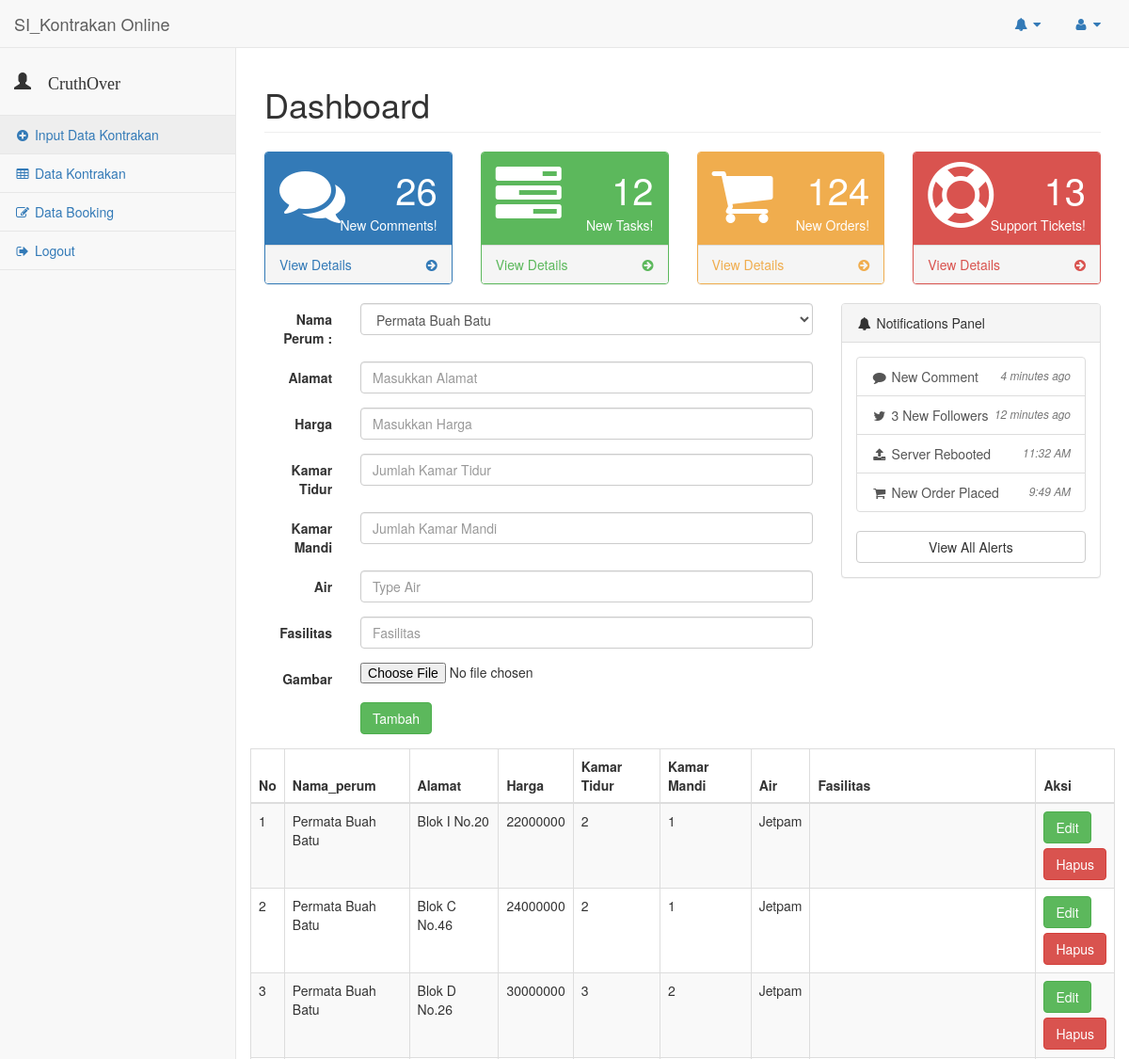
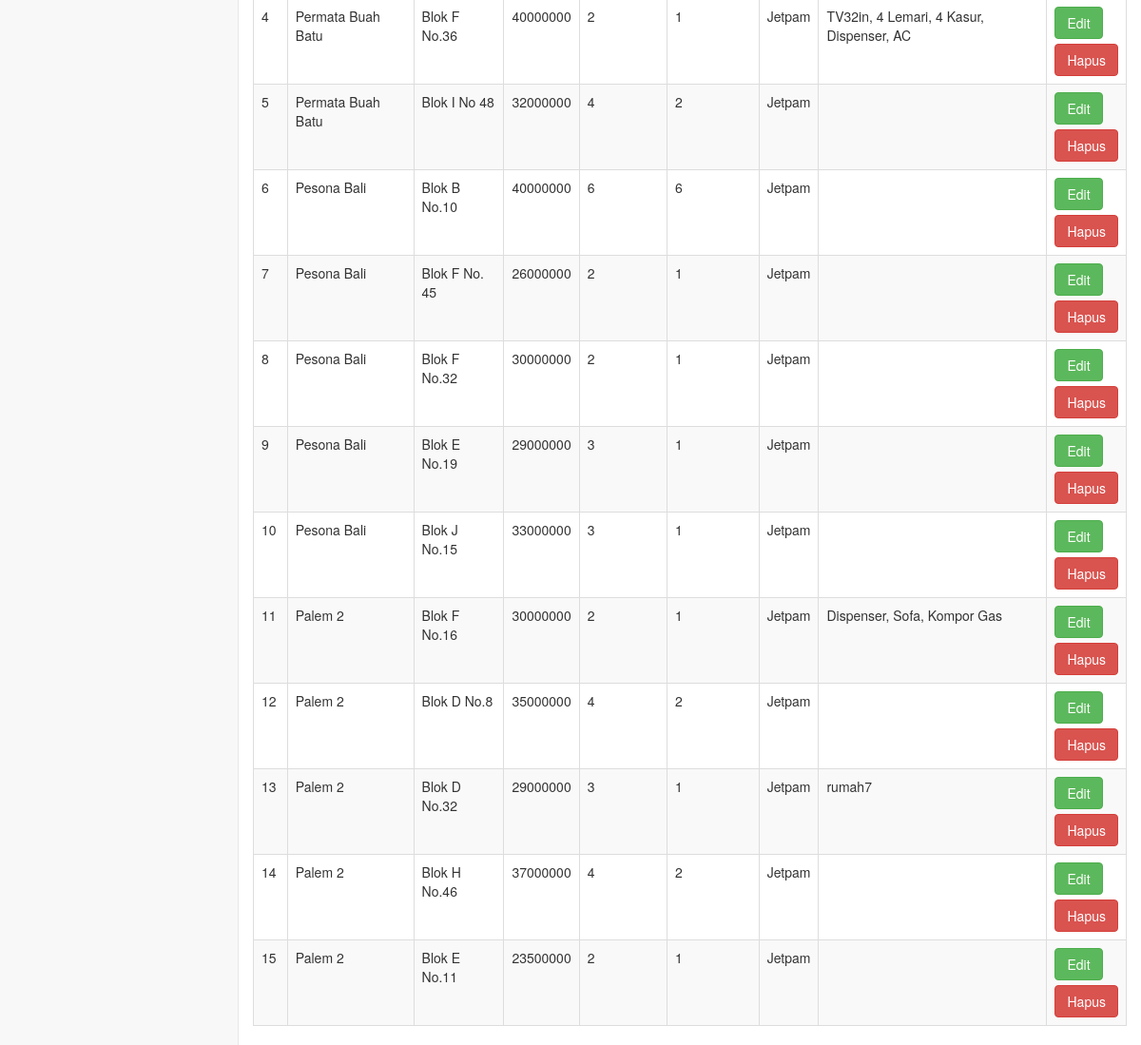
Screenshot of /Owner/pages/index.php (signed in) with the database file from the repository (2 pictures, top to bottom).
### tables this page shows
CREATE TABLE `rumah_kontrakan` (
  `id_rumah` int(11) NOT NULL,
  `id_perum` int(11) NOT NULL,
  `alamat` varchar(40) NOT NULL,
  `harga` int(10) NOT NULL,
  `kmr_tidur` int(10) NOT NULL,
  `kmr_mandi` int(10) NOT NULL,
  `air` varchar(35) NOT NULL,
  `fasilitas` varchar(40) NOT NULL,
  `gambar` varchar(40) NOT NULL,
  `username` varchar(40) NOT NULL
);

CREATE TABLE `perumahan` (
  `id_perum` int(11) NOT NULL,
  `nama_perum` varchar(40) NOT NULL
);

### Owner/pages/index.php (the view, shortened to what this page needs)
<?php session_start(); include ("session.php"); ?>
<!DOCTYPE html>
<html lang="en">
<head>
    <link href="../vendor/bootstrap/css/bootstrap.min.css" rel="stylesheet">
    <link href="../dist/css/sb-admin-2.css" rel="stylesheet">
    <link href="../vendor/font-awesome/css/font-awesome.min.css" rel="stylesheet" type="text/css">
</head>
<body>
    <div id="wrapper">
        <nav class="navbar navbar-default navbar-static-top" role="navigation" style="margin-bottom: 0">
            <div class="navbar-header">
                <a class="navbar-brand" href="index.php">SI_Kontrakan Online</a>
            </div>
            <ul class="nav navbar-top-links navbar-right">
                <li class="dropdown">
                    <a class="dropdown-toggle" data-toggle="dropdown" href="#">
                        <i class="fa fa-bell fa-fw"></i> <i class="fa fa-caret-down"></i>
                    </a>
                </li>
                <li class="dropdown">
                    <a class="dropdown-toggle" data-toggle="dropdown" href="#">
                        <i class="fa fa-user fa-fw"></i> <i class="fa fa-caret-down"></i>
                    </a>
                </li>
            </ul>
            <div class="navbar-default sidebar" role="navigation">
                <div class="sidebar-nav navbar-collapse">
                    <ul class="nav" id="side-menu">
                        <li class="sidebar-search">
							<h4><span class="glyphicon glyphicon-user">
							<?php echo $_SESSION['owner'] ?></span></h4>
                        </li>
                        <li>
                            <a href="index.php"><i class="fa fa-plus-circle fa-fw"></i> Input Data Kontrakan</a>
                        </li>
                        <li>
                            <a href="tables.php"><i class="fa fa-table fa-fw"></i> Data Kontrakan</a>
                        </li>
                        <li>
                            <a href="forms.php"><i class="fa fa-edit fa-fw"></i> Data Booking</a>
                        </li>
						<li>
                            <a href="logout.php"><i class="fa fa-sign-out fa-fw"></i> Logout</a>
                        </li>
                    </ul>
                </div>
            </div>
        </nav>
        <div id="page-wrapper">
            <div class="row">
                <div class="col-lg-12">
                    <h1 class="page-header">Dashboard</h1>
                </div>
            </div>
            <div class="row">
                <div class="col-lg-3 col-md-6">
                    <div class="panel panel-primary">
                        <div class="panel-heading">
                            <div class="row">
                                <div class="col-xs-3">
                                    <i class="fa fa-comments fa-5x"></i>
                                </div>
                                <div class="col-xs-9 text-right">
                                    <div class="huge">26</div>
                                    <div>New Comments!</div>
                                </div>
                            </div>
                        </div>
                        <a href="#">
                            <div class="panel-footer">
                                <span class="pull-left">View Details</span>
                                <span class="pull-right"><i class="fa fa-arrow-circle-right"></i></span>
                                <div class="clearfix"></div>
                            </div>
                        </a>
                    </div>
                </div>
                <div class="col-lg-3 col-md-6">
                    <div class="panel panel-green">
                        <div class="panel-heading">
                            <div class="row">
                                <div class="col-xs-3">
                                    <i class="fa fa-tasks fa-5x"></i>
                                </div>
                                <div class="col-xs-9 text-right">
                                    <div class="huge">12</div>
                                    <div>New Tasks!</div>
                                </div>
                            </div>
                        </div>
                        <a href="#">
                            <div class="panel-footer">
                                <span class="pull-left">View Details</span>
                                <span class="pull-right"><i class="fa fa-arrow-circle-right"></i></span>
                                <div class="clearfix"></div>
                            </div>
                        </a>
                    </div>
                </div>
                <div class="col-lg-3 col-md-6">
                    <div class="panel panel-yellow">
                        <div class="panel-heading">
                            <div class="row">
                                <div class="col-xs-3">
                                    <i class="fa fa-shopping-cart fa-5x"></i>
                                </div>
                                <div class="col-xs-9 text-right">
                                    <div class="huge">124</div>
                                    <div>New Orders!</div>
                                </div>
                            </div>
                        </div>
                        <a href="#">
                            <div class="panel-footer">
                                <span class="pull-left">View Details</span>
                                <span class="pull-right"><i class="fa fa-arrow-circle-right"></i></span>
                                <div class="clearfix"></div>
                            </div>
                        </a>
                    </div>
                </div>
                <div class="col-lg-3 col-md-6">
                    <div class="panel panel-red">
                        <div class="panel-heading">
                            <div class="row">
                                <div class="col-xs-3">
                                    <i class="fa fa-support fa-5x"></i>
                                </div>
                                <div class="col-xs-9 text-right">
                                    <div class="huge">13</div>
                                    <div>Support Tickets!</div>
                                </div>
                            </div>
                        </div>
                        <a href="#">
                            <div class="panel-footer">
                                <span class="pull-left">View Details</span>
                                <span class="pull-right"><i class="fa fa-arrow-circle-right"></i></span>
                                <div class="clearfix"></div>
                            </div>
                        </a>
                    </div>
                </div>
            </div>
            <div class="row">
				<form class="form-horizontal" method="POST">
                <div class="col-lg-8">
					<div class="form-group">
						<div class="control-label col-sm-2" for="username"><b>Nama Perum : </b></div>
						<div class="col-sm-10">
						<?php
							$sql = mysqli_query($conn, "SELECT * FROM perumahan");
							?>
							<select name="Data" class="form-control"><?php
							while($data = mysqli_fetch_array($sql)){
								echo "<option value=".$data['id_perum'].">". $data['nama_perum'] ."</option>";
							}?>
							</select>
						</div>
					</div>
					<div class="form-group">
						<label class="control-label col-sm-2" for="alamat"><b>Alamat </b></label>
						<div class="col-sm-10">
							<input type="text" class="form-control" name="alamat" id="alamat" placeholder="Masukkan Alamat">
						</div>
					</div>
					<div class="form-group">
						<label class="control-label col-sm-2" for="harga"><b>Harga </b></label>
						<div class="col-sm-10">
							<input type="number" class="form-control" name="harga" id="harga" placeholder="Masukkan Harga">
						</div>
					</div>
					<div class="form-group">
						<label class="control-label col-sm-2" for="kmr_tidur"><b>Kamar Tidur </b></label>
						<div class="col-sm-10">
							<input type="number" class="form-control" name="kmr_tidur" id="kmr_tidur" placeholder="Jumlah Kamar Tidur">
						</div>
					</div>
					<div class="form-group">
						<label class="control-label col-sm-2" for="kmr_mandi"><b>Kamar Mandi </b></label>
						<div class="col-sm-10">
							<input type="number" class="form-control" name="kmr_mandi" id="kmr_mandi" placeholder="Jumlah Kamar Mandi">
						</div>
					</div>
					<div class="form-group">
						<label class="control-label col-sm-2" for="air"><b>Air </b></label>
						<div class="col-sm-10">
							<input type="text" class="form-control" name="air" id="air" placeholder="Type Air">
						</div>
					</div>
					<div class="form-group">
						<label class="control-label col-sm-2" for="fasilitas"><b>Fasilitas </b></label>
						<div class="col-sm-10">
							<input type="text" class="form-control" name="fasilitas" id="fasilitas" placeholder="Fasilitas">
						</div>
					</div>
					<div class="form-group">
						<label class="control-label col-sm-2" for="fasilitas"><b>Gambar </b></label>
						<div class="col-sm-10">
							<input type="file" name="imageUpload" id="imageUpload" placeholder="Fasilitas">
						</div>
					</div>
					<div class="form-group">
						<div class="col-sm-offset-2 col-sm-10">
							<button type="submit" class="btn btn-success" name="tambah">Tambah</button>
						</div>
					</div>
                </div>
				</form>
                <div class="col-lg-4">
                    <div class="panel panel-default">
                        <div class="panel-heading">
                            <i class="fa fa-bell fa-fw"></i> Notifications Panel
                        </div>
                        <div class="panel-body">
                            <div class="list-group">
                                <a href="#" class="list-group-item">
                                    <i class="fa fa-comment fa-fw"></i> New Comment
                                    <span class="pull-right text-muted small"><em>4 minutes ago</em>
                                    </span>
                                </a>
                                <a href="#" class="list-group-item">
                                    <i class="fa fa-twitter fa-fw"></i> 3 New Followers
                                    <span class="pull-right text-muted small"><em>12 minutes ago</em>
                                    </span>
                                </a>
                                <a href="#" class="list-group-item">
                                    <i class="fa fa-upload fa-fw"></i> Server Rebooted
                                    <span class="pull-right text-muted small"><em>11:32 AM</em>
                                    </span>
                                </a>
                                <a href="#" class="list-group-item">
                                    <i class="fa fa-shopping-cart fa-fw"></i> New Order Placed
                                    <span class="pull-right text-muted small"><em>9:49 AM</em>
                                    </span>
                                </a>
                            </div>
                            <a href="#" class="btn btn-default btn-block">View All Alerts</a>
                        </div>
                    </div>
                </div>
				<?php
					$user = $_SESSION['owner'];
					$sql = mysqli_query($conn, "SELECT * FROM rumah_kontrakan,perumahan where rumah_kontrakan.id_perum = perumahan.id_perum and rumah_kontrakan.username = '$user'");
					$cek = mysqli_num_rows($sql);
					$i = 0;
					if($sql){ ?>
						<div class="row">
							<div class="col-lg-12">
								<table width="100%" class="table table-striped table-bordered table-hover" id="dataTables-example">
									<thead>
										<tr>
											<th>No</th>
											<th>Nama_perum</th>
											<th>Alamat</th>
											<th>Harga</th>
											<th>Kamar Tidur</th>
											<th>Kamar Mandi</th>
											<th>Air</th>
											<th>Fasilitas</th>
											<th>Aksi</th>
										</tr>
									</thead>
									<tbody> <?php
						if($cek){
							while($view = mysqli_fetch_array($sql)){
								$i++;
								$nama_perum = $view['nama_perum'];
								$alamat = $view['alamat'];
								$harga = $view['harga'];
								$kmr_tidur = $view['kmr_tidur'];
								$kmr_mandi = $view['kmr_mandi'];
								$air = $view['air'];
								$fasilitas = $view['fasilitas'];
								?>
										<tr class="center">
											<td><?php echo $i ?></td>
											<td><?php echo $nama_perum ?></td>
											<td><?php echo $alamat ?></td>
											<td><?php echo $harga ?></td>
											<td><?php echo $kmr_tidur ?></td>
											<td><?php echo $kmr_mandi ?></td>
											<td><?php echo $air ?></td>
											<td><?php echo $fasilitas ?></td>
											<td>
												<input type="submit" class="btn btn-success" name="edit" value="Edit"><br>
												<input style="margin-top:5px" type="submit" class="btn btn-danger" name="hapus" value="Hapus">
											</td>
										</tr>
								<?php
							} ?>
									</tbody>
								</table>
							</div>
						</div><?php
						}
					}
				?>
                </div>
            </div>
            </div>
</body>
</html>

### rows the page displays
rumah_kontrakan: id_perum.nama_perum "Permata Buah Batu", alamat "Blok I No.20", harga "22000000", kmr_tidur "2", kmr_mandi "1", air "Jetpam"
rumah_kontrakan: id_perum.nama_perum "Permata Buah Batu", alamat "Blok C No.46", harga "24000000", kmr_tidur "2", kmr_mandi "1", air "Jetpam"
rumah_kontrakan: id_perum.nama_perum "Permata Buah Batu", alamat "Blok D No.26", harga "30000000", kmr_tidur "3", kmr_mandi "2", air "Jetpam"
rumah_kontrakan: id_perum.nama_perum "Permata Buah Batu", alamat "Blok F No.36", harga "40000000", kmr_tidur "2", kmr_mandi "1", air "Jetpam", fasilitas "TV32in, 4 Lemari, 4 Kasur, Dispenser, AC"
rumah_kontrakan: id_perum.nama_perum "Permata Buah Batu", alamat "Blok I No 48", harga "32000000", kmr_tidur "4", kmr_mandi "2", air "Jetpam"
rumah_kontrakan: id_perum.nama_perum "Pesona Bali", alamat "Blok B No.10", harga "40000000", kmr_tidur "6", kmr_mandi "6", air "Jetpam"
rumah_kontrakan: id_perum.nama_perum "Pesona Bali", alamat "Blok F No. 45", harga "26000000", kmr_tidur "2", kmr_mandi "1", air "Jetpam"
rumah_kontrakan: id_perum.nama_perum "Pesona Bali", alamat "Blok F No.32", harga "30000000", kmr_tidur "2", kmr_mandi "1", air "Jetpam"
rumah_kontrakan: id_perum.nama_perum "Pesona Bali", alamat "Blok E No.19", harga "29000000", kmr_tidur "3", kmr_mandi "1", air "Jetpam"
rumah_kontrakan: id_perum.nama_perum "Pesona Bali", alamat "Blok J No.15", harga "33000000", kmr_tidur "3", kmr_mandi "1", air "Jetpam"
rumah_kontrakan: id_perum.nama_perum "Palem 2", alamat "Blok F No.16", harga "30000000", kmr_tidur "2", kmr_mandi "1", air "Jetpam", fasilitas "Dispenser, Sofa, Kompor Gas"
rumah_kontrakan: id_perum.nama_perum "Palem 2", alamat "Blok D No.8", harga "35000000", kmr_tidur "4", kmr_mandi "2", air "Jetpam"
rumah_kontrakan: id_perum.nama_perum "Palem 2", alamat "Blok D No.32", harga "29000000", kmr_tidur "3", kmr_mandi "1", air "Jetpam", fasilitas "rumah7"
rumah_kontrakan: id_perum.nama_perum "Palem 2", alamat "Blok H No.46", harga "37000000", kmr_tidur "4", kmr_mandi "2", air "Jetpam"
rumah_kontrakan: id_perum.nama_perum "Palem 2", alamat "Blok E No.11", harga "23500000", kmr_tidur "2", kmr_mandi "1", air "Jetpam"

### other values shown
$_SESSION['owner'] "CruthOver"
form field Data "Permata Buah Batu"
